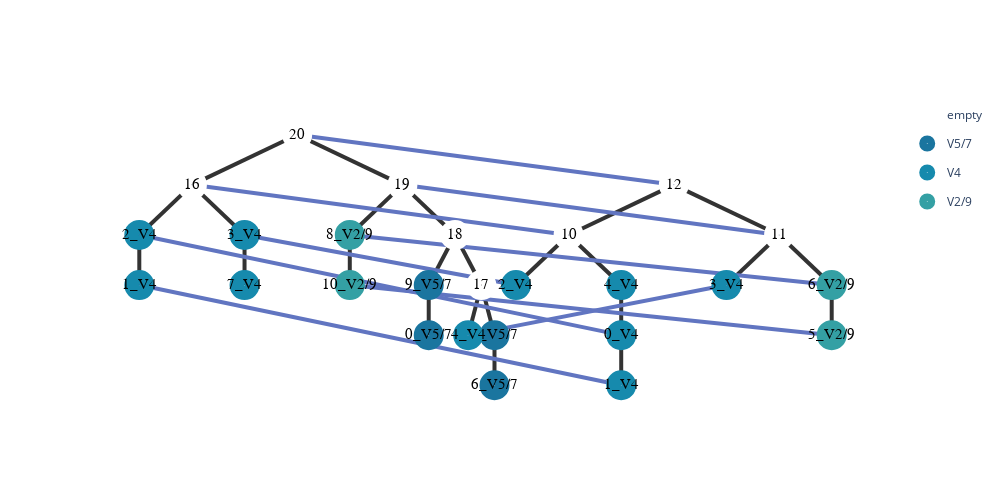

Notebook code for this chart:
### Code cell
t=show_graph(ans,nodes1[0],nodes2[0],color=['#184e77','#1a759f','#168aad',"#34a0a4",'#52b69a','#99d98c','#76c893','#99d98c'])
t.fig.update_layout(
    paper_bgcolor='rgba(0,0,0,0)',
    plot_bgcolor='rgba(0,0,0,0)',
)

t.fig.show()

### Figure 1 — Plotly figure (JSON) as saved in the notebook; plotly's stock layout.template omitted (floating-point values rounded to 4 significant figures)
{"data": [{"hoverinfo": "text", "hovertext": ["connect 12", "connect 10", "connect 11", "connect Empty", "connect Empty", "connect 20", "connect 16", "connect 19"], "legendgroup": "empty", "marker": {"color": "#fff", "size": 30, "symbol": "circle-dot"}, "mode": "markers+text", "name": "empty", "text": ["20", "16", "19", "18", "17", "12", "10", "11"], "textfont": {"color": "#000000", "family": "sans serif", "size": 15}, "type": "scatter", "x": [10.5, 5.75, 15.25, 17.62, 18.81, 27.5, 22.75, 32.25], "y": [5, 3.5, 3.5, 2, 0.5, 3.5, 2, 2]}, {"hoverinfo": "text", "hovertext": ["connect Empty", "connect Empty", "connect Empty", "connect Empty"], "legendgroup": "V5/7", "marker": {"color": "#1a759f", "size": 30, "symbol": "circle-dot"}, "mode": "markers+text", "name": "V5/7", "text": ["9_V5/7", "0_V5/7", "5_V5/7", "6_V5/7"], "textfont": {"color": "#000000", "family": "sans serif", "size": 15}, "type": "scatter", "x": [16.44, 16.44, 19.41, 19.41], "y": [0.5, -1, -1, -2.5]}, {"hoverinfo": "text", "hovertext": ["connect 0_V4", "connect 1_V4", "connect 2_V4", "connect Empty", "connect 3_V4", "connect 3_V4", "connect Empty", "connect 2_V4", "connect 1_V4", "connect 4_V4"], "legendgroup": "V4", "marker": {"color": "#168aad", "size": 30, "symbol": "circle-dot"}, "mode": "markers+text", "name": "V4", "text": ["2_V4", "1_V4", "3_V4", "7_V4", "4_V4", "2_V4", "4_V4", "0_V4", "1_V4", "3_V4"], "textfont": {"color": "#000000", "family": "sans serif", "size": 15}, "type": "scatter", "x": [3.375, 3.375, 8.125, 8.125, 18.22, 20.38, 25.12, 25.12, 25.12, 29.88], "y": [2, 0.5, 2, 0.5, -1, 0.5, 0.5, -1, -2.5, 0.5]}, {"hoverinfo": "text", "hovertext": ["connect 6_V2/9", "connect 5_V2/9", "connect 8_V2/9", "connect 10_V2/9"], "legendgroup": "V2/9", "marker": {"color": "#34a0a4", "size": 30, "symbol": "circle-dot"}, "mode": "markers+text", "name": "V2/9", "text": ["8_V2/9", "10_V2/9", "6_V2/9", "5_V2/9"], "textfont": {"color": "#000000", "family": "sans serif", "size": 15}, "type": "scatter", "x": [12.88, 12.88, 34.62, 34.62], "y": [2, 0.5, 0.5, -1]}], "layout": {"height": 500, "paper_bgcolor": "rgba(0,0,0,0)", "plot_bgcolor": "rgba(0,0,0,0)", "shapes": [{"layer": "below", "line": {"color": "#333", "width": 4}, "type": "line", "x0": 10.5, "x1": 10.5, "y0": 5, "y1": 5}, {"layer": "below", "line": {"color": "#333", "width": 4}, "type": "line", "x0": 10.5, "x1": 5.75, "y0": 5, "y1": 3.5}, {"layer": "below", "line": {"color": "#333", "width": 4}, "type": "line", "x0": 5.75, "x1": 3.375, "y0": 3.5, "y1": 2}, {"layer": "below", "line": {"color": "#333", "width": 4}, "type": "line", "x0": 3.375, "x1": 3.375, "y0": 2, "y1": 0.5}, {"layer": "below", "line": {"color": "#333", "width": 4}, "type": "line", "x0": 5.75, "x1": 8.125, "y0": 3.5, "y1": 2}, {"layer": "below", "line": {"color": "#333", "width": 4}, "type": "line", "x0": 8.125, "x1": 8.125, "y0": 2, "y1": 0.5}, {"layer": "below", "line": {"color": "#333", "width": 4}, "type": "line", "x0": 10.5, "x1": 15.25, "y0": 5, "y1": 3.5}, {"layer": "below", "line": {"color": "#333", "width": 4}, "type": "line", "x0": 15.25, "x1": 12.88, "y0": 3.5, "y1": 2}, {"layer": "below", "line": {"color": "#333", "width": 4}, "type": "line", "x0": 12.88, "x1": 12.88, "y0": 2, "y1": 0.5}, {"layer": "below", "line": {"color": "#333", "width": 4}, "type": "line", "x0": 15.25, "x1": 17.62, "y0": 3.5, "y1": 2}, {"layer": "below", "line": {"color": "#333", "width": 4}, "type": "line", "x0": 17.62, "x1": 16.44, "y0": 2, "y1": 0.5}, {"layer": "below", "line": {"color": "#333", "width": 4}, "type": "line", "x0": 16.44, "x1": 16.44, "y0": 0.5, "y1": -1}, {"layer": "below", "line": {"color": "#333", "width": 4}, "type": "line", "x0": 17.62, "x1": 18.81, "y0": 2, "y1": 0.5}, {"layer": "below", "line": {"color": "#333", "width": 4}, "type": "line", "x0": 18.81, "x1": 18.22, "y0": 0.5, "y1": -1}, {"layer": "below", "line": {"color": "#333", "width": 4}, "type": "line", "x0": 18.81, "x1": 19.41, "y0": 0.5, "y1": -1}, {"layer": "below", "line": {"color": "#333", "width": 4}, "type": "line", "x0": 19.41, "x1": 19.41, "y0": -1, "y1": -2.5}, {"layer": "below", "line": {"color": "#333", "width": 4}, "type": "line", "x0": 27.5, "x1": 27.5, "y0": 3.5, "y1": 3.5}, {"layer": "below", "line": {"color": "#333", "width": 4}, "type": "line", "x0": 27.5, "x1": 22.75, "y0": 3.5, "y1": 2}, {"layer": "below", "line": {"color": "#333", "width": 4}, "type": "line", "x0": 22.75, "x1": 20.38, "y0": 2, "y1": 0.5}, {"layer": "below", "line": {"color": "#333", "width": 4}, "type": "line", "x0": 22.75, "x1": 25.12, "y0": 2, "y1": 0.5}, {"layer": "below", "line": {"color": "#333", "width": 4}, "type": "line", "x0": 25.12, "x1": 25.12, "y0": 0.5, "y1": -1}, {"layer": "below", "line": {"color": "#333", "width": 4}, "type": "line", "x0": 25.12, "x1": 25.12, "y0": -1, "y1": -2.5}, {"layer": "below", "line": {"color": "#333", "width": 4}, "type": "line", "x0": 27.5, "x1": 32.25, "y0": 3.5, "y1": 2}, {"layer": "below", "line": {"color": "#333", "width": 4}, "type": "line", "x0": 32.25, "x1": 29.88, "y0": 2, "y1": 0.5}, {"layer": "below", "line": {"color": "#333", "width": 4}, "type": "line", "x0": 32.25, "x1": 34.62, "y0": 2, "y1": 0.5}, {"layer": "below", "line": {"color": "#333", "width": 4}, "type": "line", "x0": 34.62, "x1": 34.62, "y0": 0.5, "y1": -1}, {"layer": "below", "line": {"color": "#6175c1", "width": 4}, "type": "line", "x0": 10.5, "x1": 27.5, "y0": 5, "y1": 3.5}, {"layer": "below", "line": {"color": "#6175c1", "width": 4}, "type": "line", "x0": 15.25, "x1": 32.25, "y0": 3.5, "y1": 2}, {"layer": "below", "line": {"color": "#6175c1", "width": 4}, "type": "line", "x0": 18.22, "x1": 29.88, "y0": -1, "y1": 0.5}, {"layer": "below", "line": {"color": "#6175c1", "width": 4}, "type": "line", "x0": 12.88, "x1": 34.62, "y0": 2, "y1": 0.5}, {"layer": "below", "line": {"color": "#6175c1", "width": 4}, "type": "line", "x0": 12.88, "x1": 34.62, "y0": 0.5, "y1": -1}, {"layer": "below", "line": {"color": "#6175c1", "width": 4}, "type": "line", "x0": 5.75, "x1": 22.75, "y0": 3.5, "y1": 2}, {"layer": "below", "line": {"color": "#6175c1", "width": 4}, "type": "line", "x0": 3.375, "x1": 25.12, "y0": 2, "y1": -1}, {"layer": "below", "line": {"color": "#6175c1", "width": 4}, "type": "line", "x0": 3.375, "x1": 25.12, "y0": 0.5, "y1": -2.5}, {"layer": "below", "line": {"color": "#6175c1", "width": 4}, "type": "line", "x0": 8.125, "x1": 20.38, "y0": 2, "y1": 0.5}], "width": 1000, "xaxis": {"showgrid": false, "showline": false, "showticklabels": false, "zeroline": false}, "yaxis": {"showgrid": false, "showline": false, "showticklabels": false, "zeroline": false}}}
